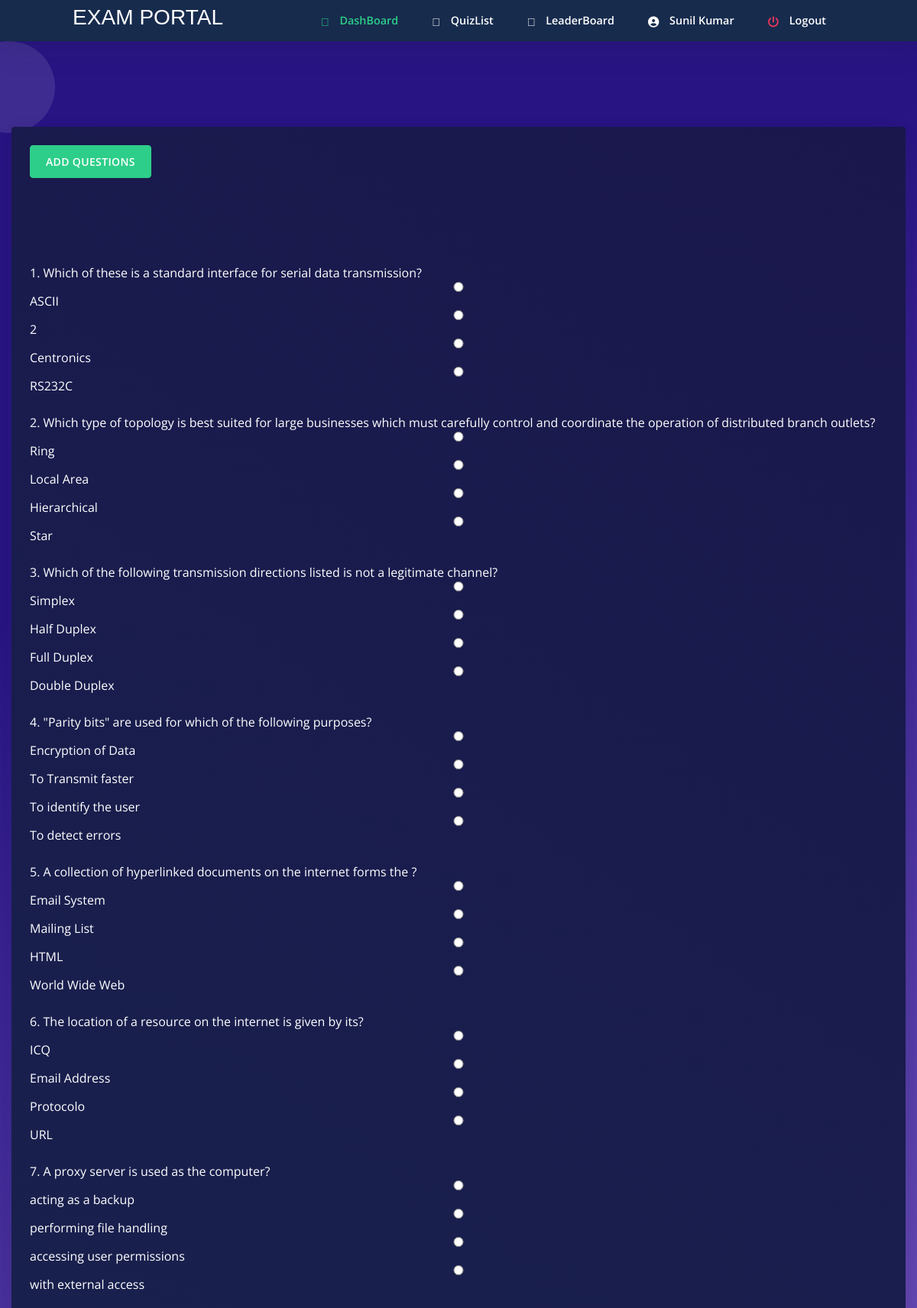
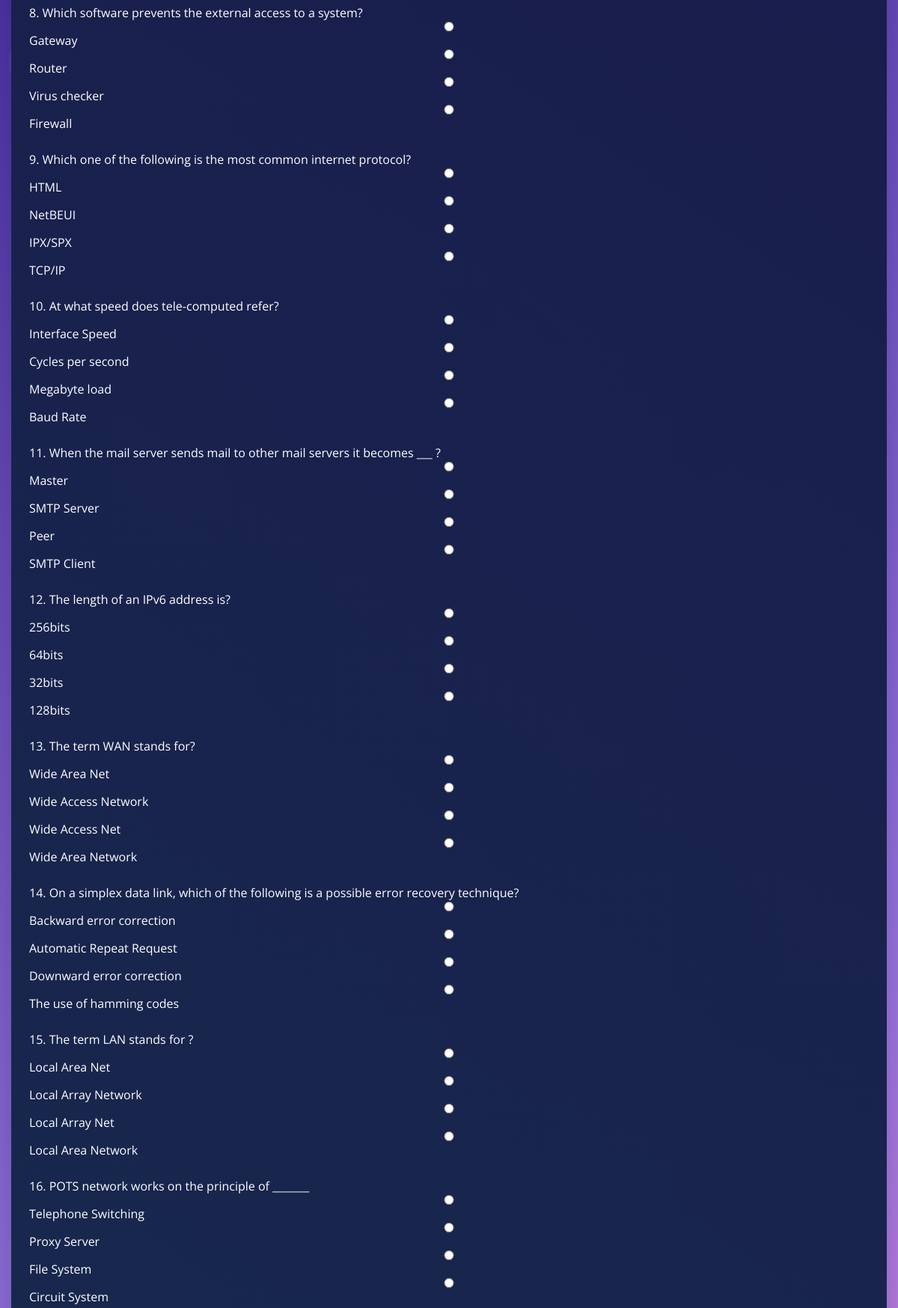
Page /viewq.php?qid=36 (signed in, upper part) on the committed database (2 pictures, top to bottom).
### tables this page shows
CREATE TABLE `staff` (
  `staffid` varchar(10) NOT NULL,
  `name` varchar(20) NOT NULL,
  `mail` varchar(30) NOT NULL,
  `phno` varchar(10) NOT NULL,
  `gender` varchar(1) NOT NULL,
  `DOB` varchar(10) NOT NULL,
  `pw` varchar(200) NOT NULL,
  `dept` varchar(3) DEFAULT NULL
);

CREATE TABLE `questions` (
  `qs` varchar(200) NOT NULL,
  `op1` varchar(30) NOT NULL,
  `op2` varchar(30) NOT NULL,
  `op3` varchar(30) NOT NULL,
  `answer` varchar(30) NOT NULL,
  `quizid` int(11) NOT NULL,
  `question_id` int(20) NOT NULL
);

### viewq.php (the view, shortened to what this page needs)
<html>
  <?php require 'header.php'; ?>
  <?php
  require_once 'sql.php';
  $conn = mysqli_connect($host, $user, $ps, $project);
  ?>
  <?php
  $staffid = $_SESSION['staffid'];
  $sql = "select * from staff where staffid='{$staffid}'";
  $res = mysqli_query($conn, $sql);
  if ($res == true) {
      while ($row = mysqli_fetch_array($res)) {
          $dbname = $row['name'];
      }
  }
  ?>
<body class="bg-white" id="top">
    <nav
      id="navbar-main"
      class="
        navbar navbar-main navbar-expand-lg
        bg-default
        navbar-light
        position-sticky
        top-0
        shadow
        py-0
      "
    >
      <div class="container">
        <ul class="navbar-nav navbar-nav-hover align-items-lg-center">
          <li class="nav-item dropdown">
            <a href="index.php" class="navbar-brand mr-lg-5 text-white">
            <h3 style="color: white; font-family:Verdana, Geneva, Tahoma, sans-serif;">Exam Portal</h3>
            </a>
          </li>
        </ul>
        <div class="navbar-collapse collapse bg-default" id="navbar_global">
          <ul class="navbar-nav align-items-lg-center ml-auto">
				 <li class="nav-item">
              <a href="homestaff.php" class="nav-link">
                <span class="text-success nav-link-inner--text font-weight-bold"
                  ><i class="text-success fad fa-home"></i> DashBoard</span
                >
              </a>
            </li>
			 <li class="nav-item">
              <a href="quizlist.php" class="nav-link">
                <span class="text-white nav-link-inner--text font-weight-bold"
                  ><i class="text-white fad fa-poll"></i> QuizList</span
                >
              </a>
            </li>
			 <li class="nav-item">
              <a href="staffleaderboard.php" class="nav-link">
                <span class="text-white nav-link-inner--text font-weight-bold"
                  ><i class="text-white fad fa-award"></i> LeaderBoard</span
                >
              </a>
            </li>
			 <li class="nav-item">
              <a href="staffprofile.php" class="nav-link">
                <span class="text-white nav-link-inner--text font-weight-bold"
                  ><i class="text-white fas fa-user-circle"></i> <?php echo $dbname; ?></span
                >
              </a>
            </li>
		   <li class="nav-item">
              <a href="logout.php" class="nav-link">
                <span class="text-white nav-link-inner--text font-weight-bold"
                  ><i class="text-danger fas fa-power-off"></i> Logout</span
                >
              </a>
            </li>
          </ul>
        </div>
      </div>
    </nav>
  <section class="section section-shaped section-lg">
    <div class="shape shape-style-1 shape-primary">
      <span></span>
      <span></span>
      <span></span>
      <span></span>
      <span></span>
      <span></span>
      <span></span>
    </div>
<div class="container-fluid">
<div class="row">
            <div class="col-sm-12 mb-3">
              <div class="card card-body bg-gradient-default text-white mt-3">
        <?php if (isset($_GET['qid'])) {
            $qid = $_GET['qid'];
            $sql = "select * from questions where quizid='{$qid}'";
            $res = mysqli_query($conn, $sql);
            if ($res) {
                if (mysqli_num_rows($res) == 0) {
                    echo 'No questions found under this quiz please come later';
                    echo "<form method=\"POST\">";
                    echo "<input id=\"btn\" type=\"submit\" name=\"submit\" value=\"Add Questions\" class=\" btn btn-success \"><br><br><br>";
                } else {
                    $i = 1;
                    $j = 0;
                    echo "<form method=\"POST\">";
                    echo "<input id=\"btn\" type=\"submit\" name=\"submit\" value=\"Add Questions\" class=\" btn btn-success \"><br><br><br>";
                    echo '</form><br><br>';
                    while ($row = mysqli_fetch_assoc($res)) {
                        echo $i . '. ' . $row['qs'] . '<br>';
                        echo "<input type=\"radio\" value=\"" .
                            $j .
                            "\" name=\"ans" .
                            $i .
                            $j .
                            "\">" .
                            $row['op1'] .
                            '<br>';
                        echo "<input type=\"radio\" value=\"" .
                            ($j + 1) .
                            "\" name=\"ans" .
                            $i .
                            $j .
                            "\">" .
                            $row['op2'] .
                            '<br>';
                        echo "<input type=\"radio\" value=\"" .
                            ($j + 2) .
                            "\"name=\"ans" .
                            $i .
                            $j .
                            "\">" .
                            $row['op3'] .
                            '<br>';
                        echo "<input type=\"radio\"value=\"" .
                            ($j + 3) .
                            "\" name=\"ans" .
                            $i .
                            $j .
                            "\">" .
                            $row['answer'] .
                            '<br><br>';
                        $i++;
                    }
                    echo '</form><br><br>';
                }
            } else {
                echo 'error' . mysqli_error($conn) . '.';
            }
        } ?>
                  </div>
                </div>
              </div>
 </div>
</section>
</body>
</html>

### rows in the picture
staff: name "Sunil Kumar"
questions: qs "Which of these is a standard interface for serial data transmission?", op1 "ASCII", op2 "2", op3 "Centronics", answer "RS232C"
questions: qs "Which type of topology is best suited for large businesses which must carefully control and coordinate the operation of distributed branch outlets?", op1 "Ring", op2 "Local Area", op3 "Hierarchical", answer "Star"
questions: qs "Which of the following transmission directions listed is not a legitimate channel?", op1 "Simplex", op2 "Half Duplex", op3 "Full Duplex", answer "Double Duplex"
questions: qs "\"Parity bits\" are used for which of the following purposes?", op1 "Encryption of Data", op2 "To Transmit faster", op3 "To identify the user", answer "To detect errors"
questions: qs "A collection of hyperlinked documents on the internet forms the ?", op1 "Email System", op2 "Mailing List", op3 "HTML", answer "World Wide Web"
questions: qs "The location of a resource on the internet is given by its?", op1 "ICQ", op2 "Email Address", op3 "Protocolo", answer "URL"
questions: qs "A proxy server is used as the computer?", op1 "acting as a backup", op2 "performing file handling", op3 "accessing user permissions", answer "with external access"
questions: qs "Which software prevents the external access to a system?", op1 "Gateway", op2 "Router", op3 "Virus checker", answer "Firewall"
questions: qs "Which one of the following is the most common internet protocol?", op1 "HTML", op2 "NetBEUI", op3 "IPX/SPX", answer "TCP/IP"
questions: qs "At what speed does tele-computed refer?", op1 "Interface Speed", op2 "Cycles per second", op3 "Megabyte load", answer "Baud Rate"
questions: qs "When the mail server sends mail to other mail servers it becomes ___ ?", op1 "Master", op2 "SMTP Server", op3 "Peer", answer "SMTP Client"
questions: qs "The length of an IPv6 address is?", op1 "256bits", op2 "64bits", op3 "32bits", answer "128bits"
questions: qs "The term WAN stands for?", op1 "Wide Area Net", op2 "Wide Access Network", op3 "Wide Access Net", answer "Wide Area Network"
questions: qs "On a simplex data link, which of the following is a possible error recovery technique?", op1 "Backward error correction", op2 "Automatic Repeat Request", op3 "Downward error correction", answer "The use of hamming codes"
questions: qs "The term LAN stands for ?", op1 "Local Area Net", op2 "Local Array Network", op3 "Local Array Net", answer "Local Area Network"
questions: qs "POTS network works on the principle of _______", op1 "Telephone Switching", op2 "Proxy Server", op3 "File System", answer "Circuit System"
